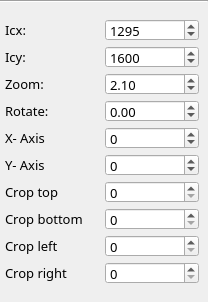
           <widget class="QWidget" name="page_image_5">
            <property name="geometry">
             <rect>
              <x>0</x>
              <y>0</y>
              <width>208</width>
              <height>302</height>
             </rect>
            </property>
            <attribute name="label">
             <string>Image 5</string>
            </attribute>
            <layout class="QVBoxLayout" name="verticalLayout_7">
             <property name="spacing">
              <number>5</number>
             </property>
             <property name="leftMargin">
              <number>0</number>
             </property>
             <property name="topMargin">
              <number>0</number>
             </property>
             <property name="rightMargin">
              <number>0</number>
             </property>
             <property name="bottomMargin">
              <number>0</number>
             </property>
             <item>
              <widget class="Line" name="line">
               <property name="orientation">
                <enum>Qt::Horizontal</enum>
               </property>
              </widget>
             </item>
             <item>
              <widget class="QFrame" name="frame_controller_5">
               <property name="enabled">
                <bool>true</bool>
               </property>
               <layout class="QGridLayout" name="gridLayout_12">
                <property name="leftMargin">
                 <number>5</number>
                </property>
                <property name="horizontalSpacing">
                 <number>5</number>
                </property>
                <property name="verticalSpacing">
                 <number>3</number>
                </property>
                <item row="7" column="1">
                 <widget class="QSpinBox" name="val_crop_bottom_image_5">
                  <property name="minimumSize">
                   <size>
                    <width>60</width>
                    <height>0</height>
                   </size>
                  </property>
                  <property name="maximumSize">
                   <size>
                    <width>16777215</width>
                    <height>22</height>
                   </size>
                  </property>
                  <property name="font">
                   <font>
                    <family>Sans Serif</family>
                    <pointsize>10</pointsize>
                   </font>
                  </property>
                  <property name="maximum">
                   <number>2500</number>
                  </property>
                  <property name="value">
                   <number>0</number>
                  </property>
                 </widget>
                </item>
                <item row="3" column="1">
                 <widget class="QDoubleSpinBox" name="val_rotate_image_5">
                  <property name="enabled">
                   <bool>true</bool>
                  </property>
                  <property name="minimumSize">
                   <size>
                    <width>50</width>
                    <height>0</height>
                   </size>
                  </property>
                  <property name="maximumSize">
                   <size>
                    <width>16777215</width>
                    <height>22</height>
                   </size>
                  </property>
                  <property name="font">
                   <font>
                    <family>Sans Serif</family>
                    <pointsize>10</pointsize>
                   </font>
                  </property>
                  <property name="minimum">
                   <double>-180.000000000000000</double>
                  </property>
                  <property name="maximum">
                   <double>180.000000000000000</double>
                  </property>
                  <property name="singleStep">
                   <double>0.100000000000000</double>
                  </property>
                 </widget>
                </item>
                <item row="5" column="1">
                 <widget class="QSpinBox" name="val_coordinate_y_image_5">
                  <property name="enabled">
                   <bool>true</bool>
                  </property>
                  <property name="minimumSize">
                   <size>
                    <width>50</width>
                    <height>0</height>
                   </size>
                  </property>
                  <property name="maximumSize">
                   <size>
                    <width>16777215</width>
                    <height>22</height>
                   </size>
                  </property>
                  <property name="font">
                   <font>
                    <family>Sans Serif</family>
                    <pointsize>10</pointsize>
                   </font>
                  </property>
                  <property name="minimum">
                   <number>-10000</number>
                  </property>
                  <property name="maximum">
                   <number>10000</number>
                  </property>
                 </widget>
                </item>
                <item row="1" column="0">
                 <widget class="QLabel" name="label_92">
                  <property name="minimumSize">
                   <size>
                    <width>60</width>
                    <height>0</height>
                   </size>
                  </property>
                  <property name="font">
                   <font>
                    <family>Sans Serif</family>
                    <pointsize>10</pointsize>
                   </font>
                  </property>
                  <property name="text">
                   <string>Icy:</string>
                  </property>
                 </widget>
                </item>
                <item row="4" column="0">
                 <widget class="QLabel" name="label_94">
                  <property name="enabled">
                   <bool>true</bool>
                  </property>
                  <property name="font">
                   <font>
                    <family>Sans Serif</family>
                    <pointsize>10</pointsize>
                   </font>
                  </property>
                  <property name="text">
                   <string>X- Axis</string>
                  </property>
                 </widget>
                </item>
                <item row="6" column="0">
                 <widget class="QLabel" name="label_66">
                  <property name="font">
                   <font>
                    <family>Sans Serif</family>
                    <pointsize>10</pointsize>
                   </font>
                  </property>
                  <property name="text">
                   <string>Crop top</string>
                  </property>
                 </widget>
                </item>
                <item row="0" column="1">
                 <widget class="QSpinBox" name="val_icx_image_5">
                  <property name="enabled">
                   <bool>true</bool>
                  </property>
                  <property name="minimumSize">
                   <size>
                    <width>60</width>
                    <height>0</height>
                   </size>
                  </property>
                  <property name="maximumSize">
                   <size>
                    <width>16777215</width>
                    <height>22</height>
                   </size>
                  </property>
                  <property name="font">
                   <font>
                    <family>Sans Serif</family>
                    <pointsize>10</pointsize>
                   </font>
                  </property>
                  <property name="maximum">
                   <number>4000</number>
                  </property>
                  <property name="value">
                   <number>1295</number>
                  </property>
                 </widget>
                </item>
                <item row="7" column="0">
                 <widget class="QLabel" name="label_65">
                  <property name="font">
                   <font>
                    <family>Sans Serif</family>
                    <pointsize>10</pointsize>
                   </font>
                  </property>
                  <property name="text">
                   <string>Crop bottom</string>
                  </property>
                 </widget>
                </item>
                <item row="5" column="0">
                 <widget class="QLabel" name="label_91">
                  <property name="enabled">
                   <bool>true</bool>
                  </property>
                  <property name="font">
                   <font>
                    <family>Sans Serif</family>
                    <pointsize>10</pointsize>
                   </font>
                  </property>
                  <property name="text">
                   <string>Y- Axis</string>
                  </property>
                 </widget>
                </item>
                <item row="6" column="1">
                 <widget class="QSpinBox" name="val_crop_top_image_5">
                  <property name="minimumSize">
                   <size>
                    <width>60</width>
                    <height>0</height>
                   </size>
                  </property>
                  <property name="maximumSize">
                   <size>
                    <width>16777215</width>
                    <height>22</height>
                   </size>
                  </property>
                  <property name="font">
                   <font>
                    <family>Sans Serif</family>
                    <pointsize>10</pointsize>
                   </font>
                  </property>
                  <property name="maximum">
                   <number>2500</number>
                  </property>
                  <property name="value">
                   <number>0</number>
                  </property>
                 </widget>
                </item>
                <item row="3" column="0">
                 <widget class="QLabel" name="label_23">
                  <property name="minimumSize">
                   <size>
                    <width>60</width>
                    <height>0</height>
                   </size>
                  </property>
                  <property name="font">
                   <font>
                    <family>Sans Serif</family>
                    <pointsize>10</pointsize>
                   </font>
                  </property>
                  <property name="text">
                   <string>Rotate: </string>
                  </property>
                 </widget>
                </item>
                <item row="2" column="0">
                 <widget class="QLabel" name="label_93">
                  <property name="minimumSize">
                   <size>
                    <width>80</width>
                    <height>0</height>
                   </size>
                  </property>
                  <property name="font">
                   <font>
                    <family>Sans Serif</family>
                    <pointsize>10</pointsize>
                   </font>
                  </property>
                  <property name="text">
                   <string>Zoom:</string>
                  </property>
                 </widget>
                </item>
                <item row="2" column="1">
                 <widget class="QDoubleSpinBox" name="val_zoom_image_5">
                  <property name="minimumSize">
                   <size>
                    <width>60</width>
                    <height>0</height>
                   </size>
                  </property>
                  <property name="maximumSize">
                   <size>
                    <width>16777215</width>
                    <height>22</height>
                   </size>
                  </property>
                  <property name="font">
                   <font>
                    <family>Sans Serif</family>
                    <pointsize>10</pointsize>
                   </font>
                  </property>
                  <property name="decimals">
                   <number>2</number>
                  </property>
                  <property name="minimum">
                   <double>1.000000000000000</double>
                  </property>
                  <property name="maximum">
                   <double>14.000000000000000</double>
                  </property>
                  <property name="singleStep">
                   <double>0.050000000000000</double>
                  </property>
                  <property name="value">
                   <double>2.100000000000000</double>
                  </property>
                 </widget>
                </item>
                <item row="4" column="1">
                 <widget class="QSpinBox" name="val_coordinate_x_image_5">
                  <property name="enabled">
                   <bool>true</bool>
                  </property>
                  <property name="minimumSize">
                   <size>
                    <width>50</width>
                    <height>0</height>
                   </size>
                  </property>
                  <property name="maximumSize">
                   <size>
                    <width>16777215</width>
                    <height>22</height>
                   </size>
                  </property>
                  <property name="font">
                   <font>
                    <family>Sans Serif</family>
                    <pointsize>10</pointsize>
                   </font>
                  </property>
                  <property name="minimum">
                   <number>-10000</number>
                  </property>
                  <property name="maximum">
                   <number>10000</number>
                  </property>
                  <property name="value">
                   <number>0</number>
                  </property>
                 </widget>
                </item>
                <item row="1" column="1">
                 <widget class="QSpinBox" name="val_icy_image_5">
                  <property name="enabled">
                   <bool>true</bool>
                  </property>
                  <property name="minimumSize">
                   <size>
                    <width>60</width>
                    <height>0</height>
                   </size>
                  </property>
                  <property name="maximumSize">
                   <size>
                    <width>16777215</width>
                    <height>22</height>
                   </size>
                  </property>
                  <property name="font">
                   <font>
                    <family>Sans Serif</family>
                    <pointsize>10</pointsize>
                   </font>
                  </property>
                  <property name="maximum">
                   <number>4000</number>
                  </property>
                  <property name="value">
                   <number>1600</number>
                  </property>
                 </widget>
                </item>
                <item row="0" column="0">
                 <widget class="QLabel" name="label_95">
                  <property name="minimumSize">
                   <size>
                    <width>60</width>
                    <height>0</height>
                   </size>
                  </property>
                  <property name="font">
                   <font>
                    <family>Sans Serif</family>
                    <pointsize>10</pointsize>
                   </font>
                  </property>
                  <property name="text">
                   <string>Icx:</string>
                  </property>
                 </widget>
                </item>
                <item row="8" column="0">
                 <widget class="QLabel" name="label_79">
                  <property name="font">
                   <font>
                    <family>Sans Serif</family>
                    <pointsize>10</pointsize>
                   </font>
                  </property>
                  <property name="text">
                   <string>Crop left</string>
                  </property>
                 </widget>
                </item>
                <item row="9" column="0">
                 <widget class="QLabel" name="label_80">
                  <property name="font">
                   <font>
                    <family>Sans Serif</family>
                    <pointsize>10</pointsize>
                   </font>
                  </property>
                  <property name="text">
                   <string>Crop right</string>
                  </property>
                 </widget>
                </item>
                <item row="8" column="1">
                 <widget class="QSpinBox" name="val_crop_left_image_5">
                  <property name="minimumSize">
                   <size>
                    <width>60</width>
                    <height>0</height>
                   </size>
                  </property>
                  <property name="maximumSize">
                   <size>
                    <width>16777215</width>
                    <height>22</height>
                   </size>
                  </property>
                  <property name="font">
                   <font>
                    <family>Sans Serif</family>
                    <pointsize>10</pointsize>
                   </font>
                  </property>
                  <property name="maximum">
                   <number>2500</number>
                  </property>
                  <property name="value">
                   <number>0</number>
                  </property>
                 </widget>
                </item>
                <item row="9" column="1">
                 <widget class="QSpinBox" name="val_crop_right_image_5">
                  <property name="minimumSize">
                   <size>
                    <width>60</width>
                    <height>0</height>
                   </size>
                  </property>
                  <property name="maximumSize">
                   <size>
                    <width>16777215</width>
                    <height>22</height>
                   </size>
                  </property>
                  <property name="font">
                   <font>
                    <family>Sans Serif</family>
                    <pointsize>10</pointsize>
                   </font>
                  </property>
                  <property name="maximum">
                   <number>2500</number>
                  </property>
                  <property name="value">
                   <number>0</number>
                  </property>
                 </widget>
                </item>
               </layout>
              </widget>
             </item>
            </layout>
           </widget>
